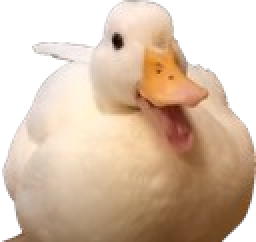
#> input picture duck.png, 128 x 121 px (shown 2 times larger)
$ python -i screenshots.py   (imports and definitions only)
#> lines starting #> are read from the running program, lines starting #| are printed output that depends on the picture
#> in is_screenshot, img is the input picture: PIL image 128x121 RGBA; mean R, G, B, A 145.6, 121.9, 100.3, 183.4
import cv2
import numpy as np
import os
from PIL import Image
import shutil

def is_screenshot_by_ui(image_path):
  """Detects screenshots by looking for top status bars and bottom navigation bars

  using edge and contour analysis.
  """
#> called with image_path = 'duck.png'
  image = cv2.imread(image_path)
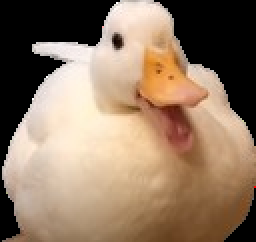
#> image: shape (121, 128, 3) (shown 2 times larger); mean B, G, R 100.3, 121.9, 145.6
  if image is None:
    return False

  height, width, _ = image.shape
#> height = 121; width = 128

  # 1. Check the top 7% (Status Bar area) and bottom 7% (Navigation bar area)
  top_strip = image[0 : int(height * 0.07), 0:width]
  bottom_strip = image[int(height * 0.93) : height, 0:width]

  for strip in [top_strip, bottom_strip]:
    gray = cv2.cvtColor(strip, cv2.COLOR_BGR2GRAY)

    # Apply Canny edge detection to find crisp UI lines and icon shapes
    edges = cv2.Canny(gray, 50, 150)

    # Find horizontal lines or distinct clustered bounding boxes (common for status bar icons)
    contours, _ = cv2.findContours(
        edges, cv2.RETR_EXTERNAL, cv2.CHAIN_APPROX_SIMPLE
    )

    # Count small sharp elements typical of wifi/battery icons or clock text
    ui_elements_count = 0
    for c in contours:
      x, y, w, h = cv2.boundingRect(c)
      # Status bar icons are typically small and clustered near the top/bottom edges
      if 5 < w < 60 and 5 < h < 30:
        ui_elements_count += 1

    # If we find multiple small UI-like icons packed into the top/bottom edge strip
    if ui_elements_count >= 4:
      return True
#> this loop made 2 passes

  return False

def is_screenshot(image_path):
  # Check 1: Does it have camera hardware EXIF data?
  try:
    with Image.open(image_path) as img:
      exif = img._getexif()
      if exif:
        # If it has a camera Make/Model tag, it's 100% a real photo, skip UI checks
        for tag_id, value in exif.items():
          if tag_id in [271, 272]:  # 271: Make, 272: Model
            return False
  except Exception:
    pass

  # Check 2: If no camera EXIF exists, run the UI status bar check
  return is_screenshot_by_ui(image_path)

def screenshots_folder(folder_path):
    non_screenshot_folder = os.path.join(folder_path, "non_screenshots")
    if not os.path.exists(non_screenshot_folder):
        os.makedirs(non_screenshot_folder)
    return non_screenshot_folder

def check_screenshots_in_folder(folder_path, non_screenshot_folder):
    for filename in os.listdir(folder_path):
        image_path = os.path.join(folder_path, filename)
        if not os.path.isfile(image_path):
            continue
        screenshot_check = is_screenshot(image_path)
        #print(f"File: {filename}, Screenshot Check: {screenshot_check}")
        #if it not a screenshot, copy it to the non_screenshots folder

        if not screenshot_check:
            destination_path = os.path.join(non_screenshot_folder, filename)
            shutil.copy2(image_path, destination_path)
            #print(f"Copied {filename} to non_screenshots folder.")
    print("Finished non screenshot check and copying.")

>>> result = is_screenshot('duck.png')
